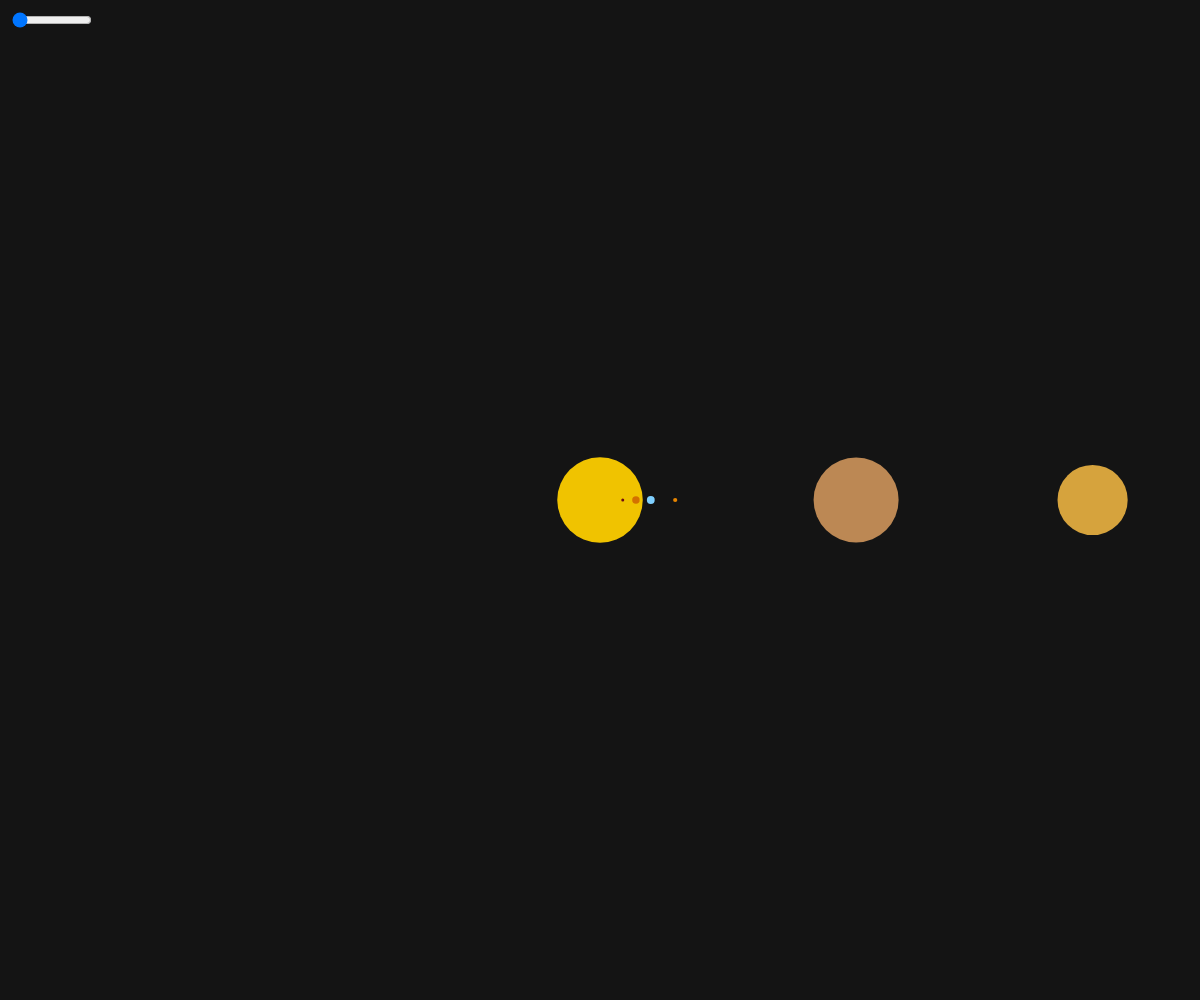
Frame 1 (no input)
Frame 60 (no input): identical to frame 1, image omitted
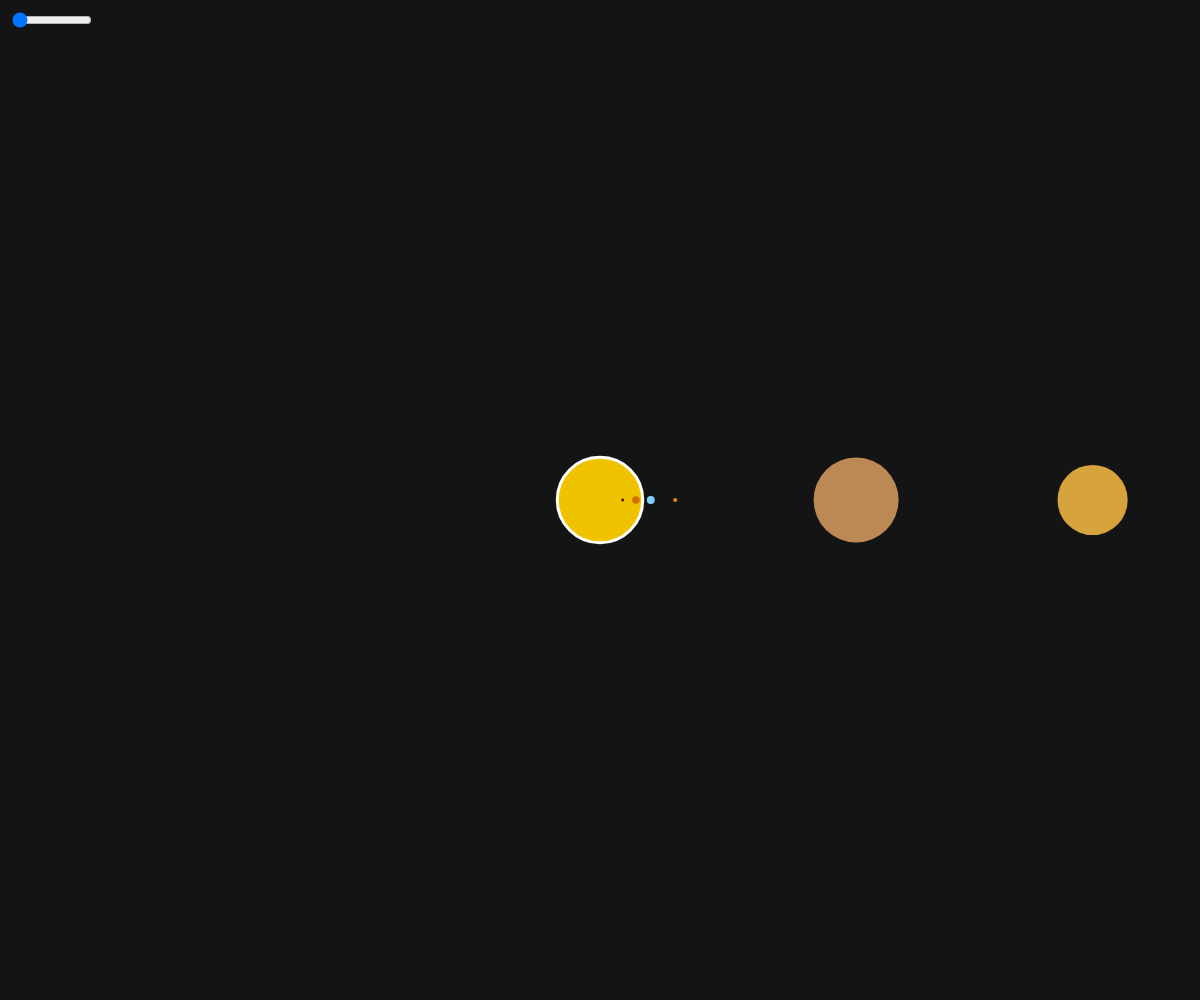
Frame 120 (the mouse pressed at the canvas centre since frame 60)

The p5.js sketch that drew these frames (run headless with seeded random() and noise() and a simulated clock; from frame 60 on, the mouse is pressed at the canvas centre):

// p5.js sketch
// ── sketch.js
const scaleFactor = 3;
const distFactor = 0.5;
//
// voyager1 = [0, 1, 12570];
// farthestOut = voyager1[2];
//
//

var main;
var studiedSystem;
var orbiter = []
var vitesseTemps = 1;
var sliderTemps;

function setup() {
  // const sunCarac = [285.1 * scaleFactor / 10, 0, 1, color(240, 195, 0)]; //radius, avg. dist from sun, periode de revolution, color
  // const mercury = [1 * scaleFactor, 45.49, 0.241, color(110, 11, 20)]; //xpos, radius, avg. dist from sun
  // const venus = [2.4806 * scaleFactor, 71.85, 0.615, color(211, 113, 0)]; //xpos, radius, avg. dist from sun
  // const earth = [2.6099 * scaleFactor, 101.6, 1, color(127, 208, 255)]; //xpos, radius, avg. dist from sun
  // const mars = [1.388 * scaleFactor, 150.4, 1.881, color(231, 133, 0)]; //xpos, radius, avg. dist from sun
  // const jupiter = [28.353 * scaleFactor, 512.2, 11.862, color(188, 136, 84)]; //xpos, radius, avg. dist from sun
  // const saturn = [23.393 * scaleFactor, 985.2, 29.452, color(214, 163, 61)]; //xpos, radius, avg. dist from sun
  // const uranus = [10.356 * scaleFactor, 2007, 84.323, color(127, 208, 255)]; //xpos, radius, avg. dist from sun
  // const neptune = [10.094 * scaleFactor, 3004, 164.882, color(100, 100, 255)]; //xpos, radius, avg. dist from sun

  const sun = [285.1 * scaleFactor / 10, 0, 1, color(240, 195, 0)]; //radius, avg. dist from sun, periode de revolution, color
  const mercury = [1 * scaleFactor, distFactor * 45.49, 0.241, color(110, 11, 20)]; //radius, avg. dist from sun
  const venus = [2.4806 * scaleFactor, distFactor * 71.85, 0.615, color(211, 113, 0)]; //radius, avg. dist from sun
  const earth = [2.6099 * scaleFactor, distFactor * 101.6, 1, color(127, 208, 255)]; //radius, avg. dist from sun
  const mars = [1.388 * scaleFactor, distFactor * 150.4, 1.881, color(231, 133, 0)]; //radius, avg. dist from sun
  const jupiter = [28.353 * scaleFactor, distFactor * 512.2, 11.862, color(188, 136, 84)]; //radius, avg. dist from sun
  const saturn = [23.393 * scaleFactor, distFactor * 985.2, 29.452, color(214, 163, 61)]; //radius, avg. dist from sun
  const uranus = [10.356 * scaleFactor, distFactor * 2007, 84.323, color(127, 208, 255)]; //radius, avg. dist from sun
  const neptune = [10.094 * scaleFactor, distFactor * 3004, 164.882, color(100, 100, 255)]; //radius, avg. dist from sun

  const moon = [1.5 * scaleFactor, distFactor * 80, 0.02, color(255, 208, 255)]

  const solarSystem = {
    centre: sun,
    child: [mercury, venus, earth, mars, jupiter, saturn, uranus, neptune]
  };

  const earthSystem = {
    centre: earth,
    child: [moon]
  }

  studiedSystem = solarSystem

  createCanvas(windowWidth, windowHeight);
  ellipseMode(CENTER);
  main = new Astre(studiedSystem.centre, solarSystem);
  main.setCenter();

  studiedSystem.child.map(function(val) {
    orbiter.push(new Astre(val, earthSystem));
    main.appendChild(orbiter[orbiter.length - 1])

  })


  sliderTemps = createSlider(0, 2, 0, 0.02);
  sliderTemps.position(10, 10);
  sliderTemps.style('width', '80px');

}

function draw() {
  background(20, 20, 20);
  vitesseTemps = sliderTemps.value();
  main.draw();
}

function mouseClicked() {
  orbiter.map(function(val) {
    if (val.isOn()) {
      val.becomeCenter();

    }
  })
}


function Astre(arrayCarac, systemAssocie) {
  this.diametre = arrayCarac[0];
  this.distanceParent = arrayCarac[1];
  this.revolution = arrayCarac[2];
  this.couleur = arrayCarac[3];
  this.systemAssocie = systemAssocie;
  this.child = [];

  this.posX;
  this.poxY;

  this.setCenter = function() {
    this.distanceParent = 0;
  }

  this.appendChild = function(child) {
    this.child.push(child);
  }

  this.isOn = function() {
    return dist(mouseX, mouseY, this.posX, this.posY) < this.diametre / 2
  }

  this.draw = function() {
    strokeWeight(0);
    fill(this.couleur);
    this.posX = windowWidth / 2 + this.distanceParent * cos((millis() * vitesseTemps) * (TWO_PI / (1000 * this.revolution)))
    this.posY = windowHeight / 2 + this.distanceParent * sin((millis() * vitesseTemps) * (TWO_PI / (1000 * this.revolution)))
    ellipse(this.posX, this.posY, this.diametre, this.diametre);
    if (this.isOn()) {
      strokeWeight(3);
      stroke(255);
      ellipse(this.posX, this.posY, this.diametre, this.diametre);

    }
    this.drawChild();
  }

  this.drawChild = function() {
    this.child.map(function(val) {
      val.draw();
    });
  }

  this.becomeCenter = function() {
    studiedSystem = this.systemAssocie
    main = new Astre(studiedSystem.centre, this.systemAssocie);
    main.setCenter();

    studiedSystem.child.map(function(val) {
      orbiter.push(new Astre(val, null));
      console.log("bonjour");
      main.appendChild(orbiter[orbiter.length - 1])
    })
  }
}


windowResized = function() {
  resizeCanvas(windowWidth, windowHeight);
  background(20, 20, 20);
  draw();
  // easycam.setViewport([0,0,sketch.windowWidth, sketch.windowHeight]);
}
